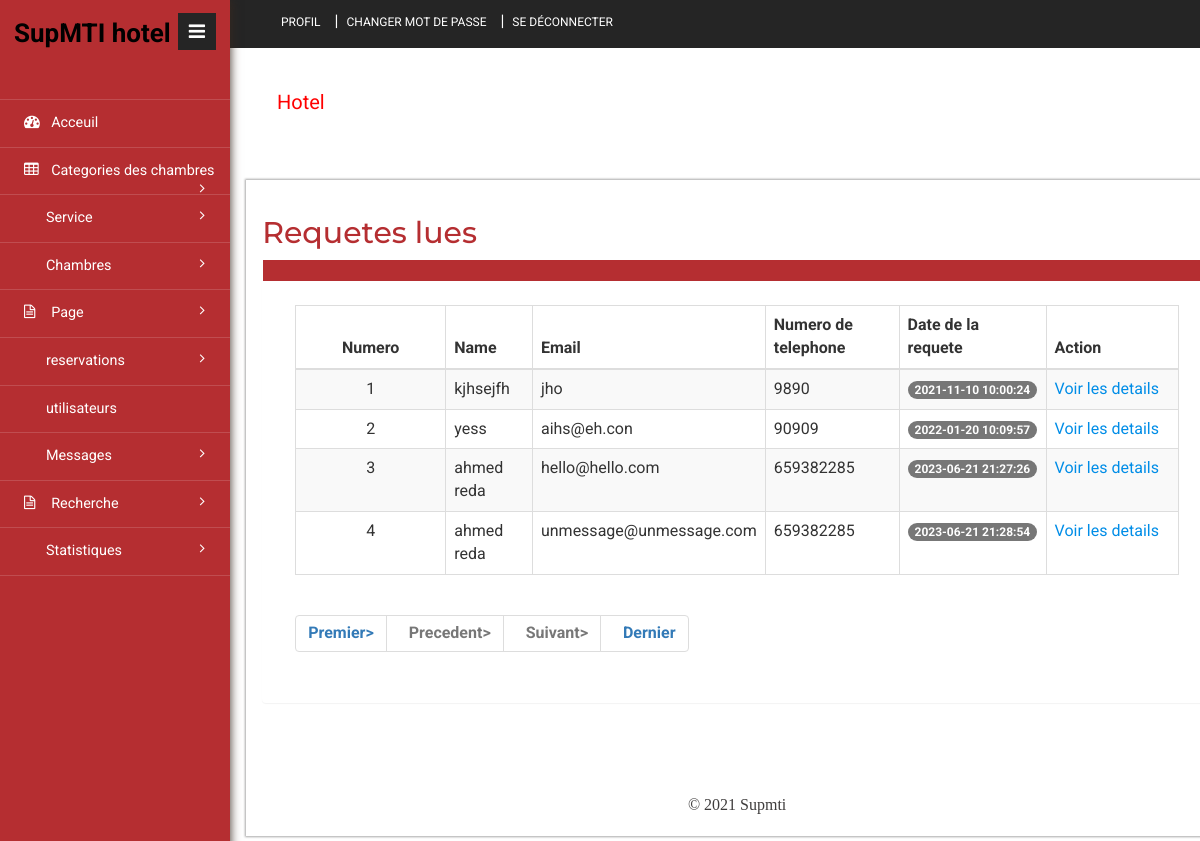
The app's page /supmti/admin/read-enquiry.php (signed in) with its own data.
### tables this page shows
CREATE TABLE `tblcontact` (
  `ID` int(10) NOT NULL,
  `Name` varchar(200) DEFAULT NULL,
  `MobileNumber` bigint(10) DEFAULT NULL,
  `Email` varchar(200) DEFAULT NULL,
  `Message` mediumtext DEFAULT NULL,
  `EnquiryDate` timestamp NULL DEFAULT current_timestamp(),
  `IsRead` int(5) DEFAULT NULL
);

### supmti/admin/read-enquiry.php (the view, shortened to what this page needs)
<?php
include('includes/dbconnection.php');
if (strlen($_SESSION['hbmsaid']==0)) {
  header('location:logout.php');
  } else{
?>
<!DOCTYPE HTML>
<html>
<head>
<link href="css/bootstrap.min.css" rel='stylesheet' type='text/css' />
<link href="css/style.css" rel='stylesheet' type='text/css' />
<link href="css/font-awesome.css" rel="stylesheet">
<link rel="stylesheet" href="css/icon-font.min.css" type='text/css' />
</head>
<body>
   <div class="page-container">
	<div class="left-content">
	   <div class="inner-content">
			<?php include_once('includes/header.php');?>
			<div class="content">
<div class="women_main">
	<div class="grids">
					<div class="progressbar-heading grids-heading">
						<h2>Requetes lues</h2>
					</div>
					<div class="panel panel-widget forms-panel">
						<div class="forms">
							<div class="form-grids widget-shadow" data-example-id="basic-forms">
								<div class="form-title">
								</div>
								<div class="form-body">
									     <table class="table table-bordered table-striped table-vcenter js-dataTable-full-pagination">
                                <thead>
                                    <tr>
                                        <th class="text-center">Numero</th>
                                        <th>Name</th>
                                        <th class="d-none d-sm-table-cell">Email</th>
                                        <th class="d-none d-sm-table-cell">Numero de telephone</th>
                                        <th class="d-none d-sm-table-cell">Date de la requete</th>
                                        <th class="d-none d-sm-table-cell" style="width: 15%;">Action</th>
                                       </tr>
                                </thead>
                                <tbody>
                                    <?php
                                    if (isset($_GET['pageno'])) {
            $pageno = $_GET['pageno'];
        } else {
            $pageno = 1;
        }
        $no_of_records_per_page = 10;
        $offset = ($pageno-1) * $no_of_records_per_page;
       $ret = "SELECT ID FROM tblcontact";
$query1 = $dbh -> prepare($ret);
$query1->execute();
$total_rows=$query1->rowCount();
$total_pages = ceil($total_rows / $no_of_records_per_page);
$sql="SELECT * from tblcontact where IsRead='1' LIMIT $offset, $no_of_records_per_page";
$query = $dbh -> prepare($sql);
$query->execute();
$results=$query->fetchAll(PDO::FETCH_OBJ);
$cnt=1;
if($query->rowCount() > 0)
{
foreach($results as $row)
{               ?>
                                    <tr>
                                        <td class="text-center"><?php echo htmlentities($cnt);?></td>
                                        <td class="font-w600"><?php  echo htmlentities($row->Name);?></td>
                                        <td class="d-none d-sm-table-cell"><?php  echo htmlentities($row->Email);?></td>
                                        <td class="d-none d-sm-table-cell"><?php  echo htmlentities($row->MobileNumber);?></td>
                                        <td class="d-none d-sm-table-cell">
                                            <span class="badge badge-primary"><?php  echo htmlentities($row->EnquiryDate);?></span>
                                        </td>
                                         <td><a href="view-enquiry.php?viewid=<?php echo htmlentities ($row->ID);?>">Voir les details</a></td>
                                    </tr>
                                    <?php $cnt=$cnt+1;}} ?>
                                </tbody>
                            </table>
                            <div align="left">
    <ul class="pagination" >
        <li><a href="?pageno=1"><strong>Premier></strong></a></li>
        <li class="<?php if($pageno <= 1){ echo 'disabled'; } ?>">
            <a href="<?php if($pageno <= 1){ echo '#'; } else { echo "?pageno=".($pageno - 1); } ?>"><strong style="padding-left: 10px">Precedent></strong></a>
        </li>
        <li class="<?php if($pageno >= $total_pages){ echo 'disabled'; } ?>">
            <a href="<?php if($pageno >= $total_pages){ echo '#'; } else { echo "?pageno=".($pageno + 1); } ?>"><strong style="padding-left: 10px">Suivant></strong></a>
        </li>
        <li><a href="?pageno=<?php echo $total_pages; ?>"><strong style="padding-left: 10px">Dernier</strong></a></li>
    </ul>
</div>
								</div>
							</div>
						</div>
					</div>
				</div>
<?php include_once('includes/footer.php');?>
</div>
</div>
		</div>
</div>
			<?php include_once('includes/sidebar.php');?>
							</div>
</body>
</html><?php }  ?>

### records on screen
tblcontact: Name "kjhsejfh", Email "jho", MobileNumber "9890", EnquiryDate "2021-11-10 10:00:24"
tblcontact: Name "yess", Email "aihs@eh.con", MobileNumber "90909", EnquiryDate "2022-01-20 10:09:57"
tblcontact: Name "ahmed reda", Email "hello@hello.com", MobileNumber "659382285", EnquiryDate "2023-06-21 21:27:26"
tblcontact: Name "ahmed reda", Email "unmessage@unmessage.com", MobileNumber "659382285", EnquiryDate "2023-06-21 21:28:54"
